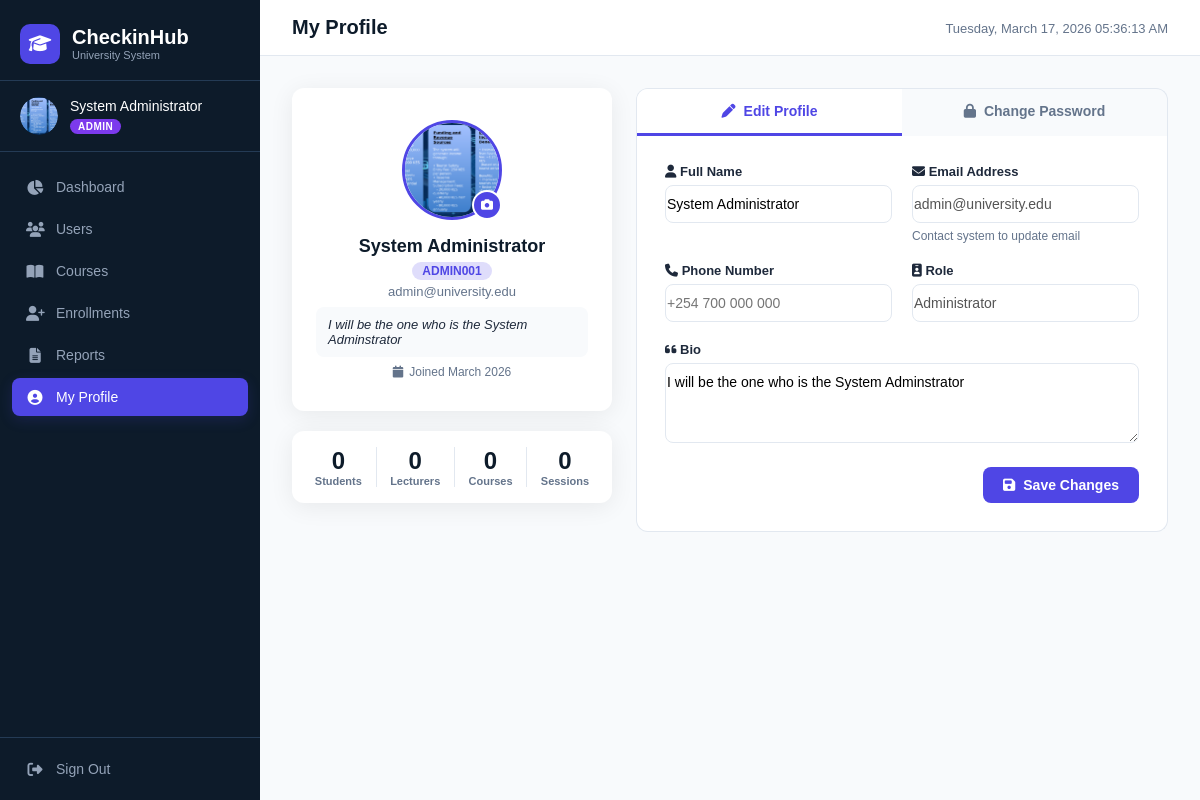
/admin/profile (signed in), run on the app's committed database.
### app/models/user_model.py (models this page shows, shortened)
class User(UserMixin, db.Model):
    __tablename__ = 'users'
    id = db.Column(db.Integer, primary_key=True)
    full_name = db.Column(db.String(150), nullable=False)
    email = db.Column(db.String(150), unique=True, nullable=False)
    student_id = db.Column(db.String(50), unique=True, nullable=True)
    password_hash = db.Column(db.String(256), nullable=False)
    role = db.Column(db.String(20), nullable=False, default='student')  # admin, lecturer, student
    is_active = db.Column(db.Boolean, default=True)
    profile_picture = db.Column(db.String(300), nullable=True)
    bio = db.Column(db.String(300), nullable=True)
    phone = db.Column(db.String(30), nullable=True)
    created_at = db.Column(db.DateTime, default=datetime.utcnow)
    enrollments = db.relationship(
        'Enrollment',
        backref='student',
        lazy='dynamic',
        cascade='all, delete-orphan',
        foreign_keys='Enrollment.student_id'
    )
    attendance_records = db.relationship(
        'AttendanceRecord',
        backref='student',
        lazy='dynamic',
        cascade='all, delete-orphan'
    )
    courses_teaching = db.relationship(
        'Course',
        backref='lecturer',
        lazy='dynamic',
        foreign_keys='Course.lecturer_id'
    )

### app/routes/admin_routes.py (the view)
@admin_bp.route('/profile')
@login_required
@role_required('admin')
def profile():
    total_students  = User.query.filter_by(role='student').count()
    total_lecturers = User.query.filter_by(role='lecturer').count()
    total_courses   = Course.query.count()
    total_sessions  = AttendanceSession.query.count()
    return render_template('admin/profile.html',
        total_students=total_students,
        total_lecturers=total_lecturers,
        total_courses=total_courses,
        total_sessions=total_sessions)

### app/models/user_model.py (called while the page is built)
@login_manager.user_loader
def load_user(user_id):
    return User.query.get(int(user_id))

### app/utils/helpers.py (called while the page is built)
def role_required(*roles):
    def decorator(f):
        @wraps(f)
        def decorated_function(*args, **kwargs):
            if not current_user.is_authenticated:
                return redirect(url_for('auth.login'))
            if current_user.role not in roles:
                flash('Access denied. Insufficient permissions.', 'danger')
                return redirect(url_for('auth.login'))
            return f(*args, **kwargs)
        return decorated_function
    return decorator

### app/templates/admin/profile.html (shortened to what this page needs)
{% extends 'base.html' %}
{% block page_title %}My Profile{% endblock %}
{% block content %}
<div class="profile-page">
  <div class="profile-left">
    <div class="profile-avatar-card">
      <div class="avatar-wrapper" id="avatarWrapper">
        {% if current_user.profile_picture %}
        <img src="{{ url_for('static', filename='avatars/' + current_user.profile_picture) }}" alt="Profile"
          class="avatar-img" id="avatarPreview" />
        {% else %}
        <div class="avatar-initials" id="avatarInitials">{{ current_user.full_name[0].upper() }}</div>
        {% endif %}
        <label class="avatar-edit-btn" for="profilePicInput" title="Change photo">
          <i class="fas fa-camera"></i>
        </label>
      </div>
      <div class="profile-name">{{ current_user.full_name }}</div>
      <div class="profile-id">{{ current_user.student_id or 'ADMIN' }}</div>
      <div class="profile-email">{{ current_user.email }}</div>
      {% if current_user.bio %}
      <div class="profile-bio">{{ current_user.bio }}</div>
      {% endif %}
      <div class="profile-joined">
        <i class="fas fa-calendar"></i> Joined {{ current_user.created_at.strftime('%B %Y') }}
      </div>
    </div>
    <div class="profile-stats-card">
      <div class="pstat">
        <div class="pstat-value">{{ total_students }}</div>
        <div class="pstat-label">Students</div>
      </div>
      <div class="pstat">
        <div class="pstat-value">{{ total_lecturers }}</div>
        <div class="pstat-label">Lecturers</div>
      </div>
      <div class="pstat">
        <div class="pstat-value">{{ total_courses }}</div>
        <div class="pstat-label">Courses</div>
      </div>
      <div class="pstat">
        <div class="pstat-value">{{ total_sessions }}</div>
        <div class="pstat-label">Sessions</div>
      </div>
    </div>
  </div>
  <div class="profile-right">
    <div class="profile-tabs">
      <button class="ptab active" data-tab="edit">
        <i class="fas fa-pen"></i> Edit Profile
      </button>
      <button class="ptab" data-tab="password">
        <i class="fas fa-lock"></i> Change Password
      </button>
    </div>
    <div class="ptab-content active" id="tab-edit">
      <form method="POST" action="{{ url_for('admin.update_profile') }}" enctype="multipart/form-data" id="profileForm">
        <div class="profile-form-grid">
          <div class="form-group">
            <label><i class="fas fa-user"></i> Full Name</label>
            <input type="text" name="full_name" class="form-control" value="{{ current_user.full_name }}" required />
          </div>
          <div class="form-group">
            <label><i class="fas fa-envelope"></i> Email Address</label>
            <input type="email" class="form-control" value="{{ current_user.email }}" disabled />
            <small>Contact system to update email</small>
          </div>
          <div class="form-group">
            <label><i class="fas fa-phone"></i> Phone Number</label>
            <input type="text" name="phone" class="form-control" value="{{ current_user.phone or '' }}"
              placeholder="+254 700 000 000" />
          </div>
          <div class="form-group">
            <label><i class="fas fa-id-badge"></i> Role</label>
            <input type="text" class="form-control" value="Administrator" disabled />
          </div>
          <div class="form-group full-width">
            <label><i class="fas fa-quote-left"></i> Bio</label>
            <textarea name="bio" class="form-control" rows="3"
              placeholder="Tell us about yourself...">{{ current_user.bio or '' }}</textarea>
          </div>
        </div>
        <div class="form-actions">
          <button type="submit" class="btn-primary">
            <i class="fas fa-save"></i> Save Changes
          </button>
        </div>
      </form>
    </div>
  </div>
</div>
{% endblock %}

### app/templates/base.html (shortened to what this page needs)
<!DOCTYPE html>
<html lang="en">
<head>
  <link rel="stylesheet" href="https://cdnjs.cloudflare.com/ajax/libs/font-awesome/6.5.0/css/all.min.css" />
  <link rel="stylesheet" href="{{ url_for('static', filename='css/main.css') }}" />
</head>
<body>
  {% if current_user.is_authenticated %}
  <div class="layout">
    <aside class="sidebar" id="sidebar">
      <div class="sidebar-header">
        <div class="logo">
          <div class="logo-icon"><i class="fas fa-graduation-cap"></i></div>
          <div>
            <div class="logo-title">CheckinHub</div>
            <div class="logo-sub">University System</div>
          </div>
        </div>
      </div>
      <div class="user-card">
        {% if current_user.profile_picture %}
      <div class="user-avatar avatar-photo">
        <img src="{{ url_for('static', filename='avatars/' + current_user.profile_picture) }}" alt="avatar" />
      </div>
      {% else %}
      <div class="user-avatar">{{ current_user.full_name[0].upper() }}</div>
      {% endif %}
        <div class="user-info">
          <div class="user-name">{{ current_user.full_name }}</div>
          <div class="user-badge {{ current_user.role }}">{{ current_user.role.capitalize() }}</div>
        </div>
      </div>
      <nav class="sidebar-nav">
        {% if current_user.role == 'admin' %}
        <a href="{{ url_for('admin.dashboard') }}" class="nav-item {% if request.endpoint == 'admin.dashboard' %}active{% endif %}"><i class="fas fa-chart-pie"></i><span>Dashboard</span></a>
        <a href="{{ url_for('admin.users') }}" class="nav-item {% if 'user' in request.endpoint %}active{% endif %}"><i class="fas fa-users"></i><span>Users</span></a>
        <a href="{{ url_for('admin.courses') }}" class="nav-item {% if 'course' in request.endpoint %}active{% endif %}"><i class="fas fa-book-open"></i><span>Courses</span></a>
        <a href="{{ url_for('admin.enrollments') }}" class="nav-item {% if 'enrollment' in request.endpoint %}active{% endif %}"><i class="fas fa-user-plus"></i><span>Enrollments</span></a>
        <a href="{{ url_for('admin.reports') }}" class="nav-item {% if 'report' in request.endpoint %}active{% endif %}"><i class="fas fa-file-alt"></i><span>Reports</span></a>
        <a href="{{ url_for('admin.profile') }}" class="nav-item {% if 'profile' in request.endpoint %}active{% endif %}"><i class="fas fa-circle-user"></i><span>My Profile</span></a>
        {% endif %}
      </nav>
      <div class="sidebar-footer">
        <a href="{{ url_for('auth.logout') }}" class="nav-item logout"><i class="fas fa-right-from-bracket"></i><span>Sign Out</span></a>
      </div>
    </aside>
    <main class="main-content">
      <div class="topbar">
        <div class="page-title">{% block page_title %}Dashboard{% endblock %}</div>
        <div class="topbar-right"><span class="topbar-date" id="liveDate"></span></div>
      </div>
      <div class="content-area">{% block content %}{% endblock %}</div>
    </main>
  </div>
  {% endif %}
</body>
</html>

### data on the page
User: profile_picture (picture), full_name "System Administrator", role "ADMIN", student "ADMIN001", email "admin@university.edu", bio "I will be the one who is the System Adminstrator", created_at "March 2026"

### other printed values
{{ total_students }} "0"
{{ total_lecturers }} "0"
{{ total_courses }} "0"
{{ total_sessions }} "0"
